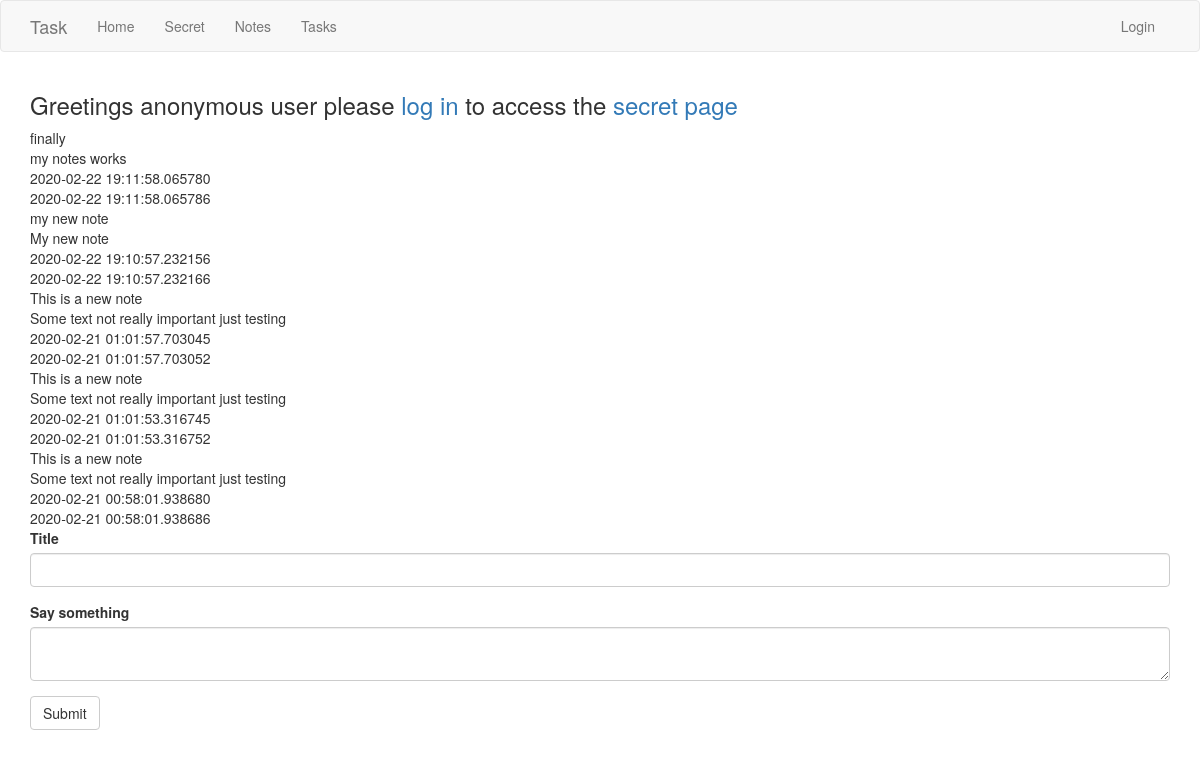
The app's page /notes with its own data.
### app/models.py (models this page shows)
class Notes(db.Model):
    id = db.Column(db.Integer, primary_key=True)
    content = db.Column(db.String())
    title = db.Column(db.String(64), index=True)
    created_at = db.Column(db.DateTime, index=True, default=datetime.utcnow)
    modified_at = db.Column(db.DateTime, index=True, default=datetime.utcnow) # Todo need to implement update of the notes field.
    language = db.Column(db.String(5))

### app/routes.py (the view)
@app.route('/notes', methods=['GET', 'POST']) #Todo Will need also PUT and DELETE
def notes():
    form = NotesForm()
    if form.validate_on_submit():
        note = Notes(content=form.content.data, title=form.title.data)
        db.session.add(note)
        db.session.commit()
        flash('Your note is now live!')
        return redirect(url_for('notes'))
    notes_list = Notes.query.order_by(Notes.created_at.desc())
    return render_template('notes.html', notes=notes_list, form=form)

### app/forms.py
class NotesForm(FlaskForm):
    title = StringField("Title", validators=[DataRequired()])
    content = TextAreaField('Say something', validators=[DataRequired()])
    submit = SubmitField('Submit')

### app/templates/notes.html
{% extends "base.html" %}
{% import 'bootstrap/wtf.html' as wtf %}
{% block app_content %}
    {% if current_user.is_authenticated %}
        <h3>Greetings {{ current_user.username }} your name is {{ current_user.fullname}}</h3>
        <p>Checkout the <a href="{{ url_for('secret') }}">{{ 'secret page' }}</a>
            that only logged in users can access </p>
    {% else %}
        <h3>Greetings anonymous user please <a href="{{ url_for('login') }}">{{ 'log in' }}</a>
            to access the <a href="{{ url_for('secret') }}">{{ 'secret page' }}</a></h3>
    {% endif %}
{% for note in notes %}
        {% print note.title %}
    <br>
        {% print note.content %}
    <br>
        {% print note.created_at %}
    <br>
        {% print note.modified_at %}
    <br>
{% endfor %}
    {% if form %}
    {{ wtf.quick_form(form) }}
    <br>
    {% endif %}
{% endblock %}

### app/templates/base.html (shortened to what this page needs)
{% extends 'bootstrap/base.html' %}
{% block navbar %}
    <nav class="navbar navbar-default">
        <div class="container">
            <div class="navbar-header">
                <a class="navbar-brand" href="{{ url_for('index') }}"> Task </a>
            </div>
            <div class="collapse navbar-collapse" id="bs-example-navbar-collapse-1">
                <ul class="nav navbar-nav">
                    <li><a href="{{ url_for('index') }}">{{ 'Home' }}</a></li>
                    <li><a href="{{ url_for('secret') }}">{{ 'Secret' }}</a></li>
                    <li><a href="{{ url_for('notes') }}">{{ 'Notes' }}</a></li>
                    <li><a href="{{ url_for('tasks') }}">{{ 'Tasks' }}</a></li>
                </ul>
                <ul class="nav navbar-nav navbar-right">
                    {% if current_user.is_anonymous %}
                    <li><a href="{{ url_for('login') }}">{{ 'Login' }}</a></li>
                    {% else %}
                    <li><a href="{{ url_for('logout') }}">{{ 'Logout' }}</a></li>
                    {% endif %}
                </ul>
            </div>
        </div>
    </nav>
{% endblock %}
{% block content %}
    <div class="container">
        {% block app_content %}{% endblock %}
    </div>
{% endblock %}

### records on screen
Notes: title "finally", content "my notes works", created_at "2020-02-22 19:11:58.065780", modified_at "2020-02-22 19:11:58.065786"
Notes: title "my new note", content "My new note", created_at "2020-02-22 19:10:57.232156", modified_at "2020-02-22 19:10:57.232166"
Notes: title "This is a new note", content "Some text not really important just testing", created_at "2020-02-21 01:01:57.703045", modified_at "2020-02-21 01:01:57.703052"
Notes: title "This is a new note", content "Some text not really important just testing", created_at "2020-02-21 01:01:53.316745", modified_at "2020-02-21 01:01:53.316752"
Notes: title "This is a new note", content "Some text not really important just testing", created_at "2020-02-21 00:58:01.938680", modified_at "2020-02-21 00:58:01.938686"

### other values on screen
{{ 'Home' }} "Home"
{{ 'Secret' }} "Secret"
{{ 'Notes' }} "Notes"
{{ 'Tasks' }} "Tasks"
{{ 'Login' }} "Login"
{{ 'log in' }} "log in"
{{ 'secret page' }} "secret page"
